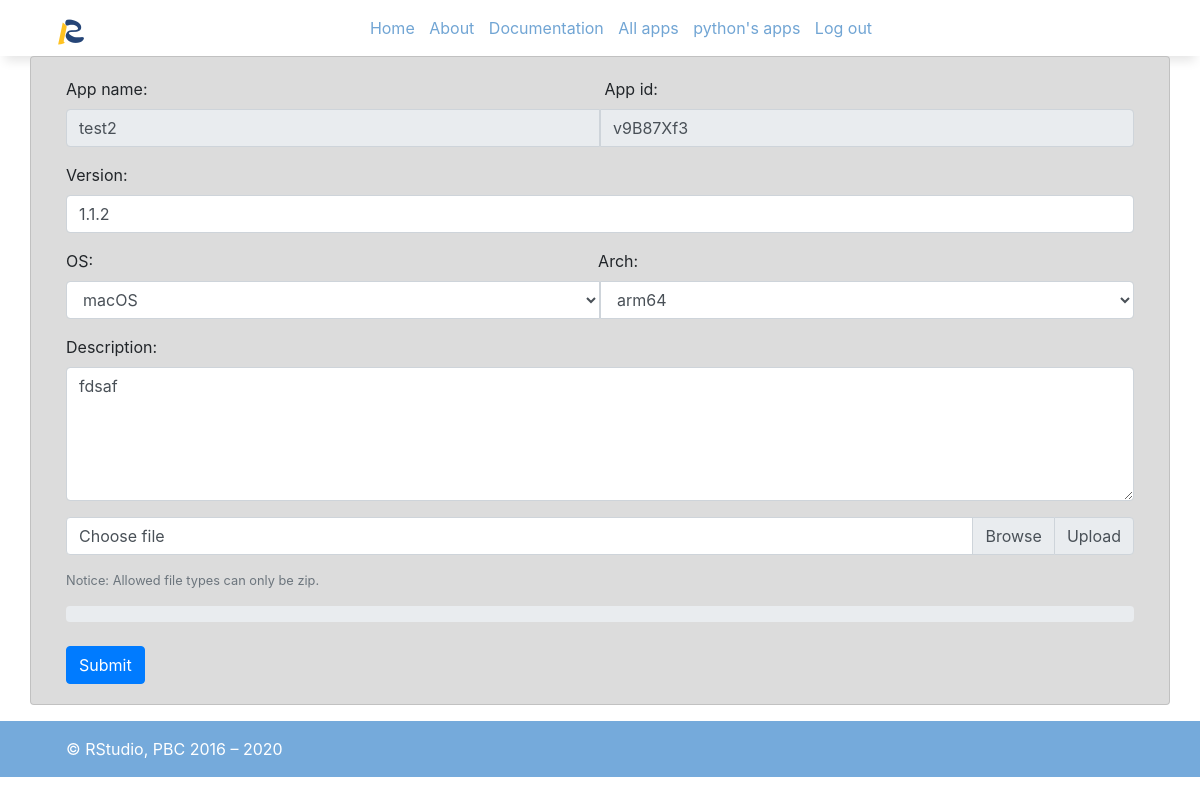
Page /update/v9B87Xf3 (signed in) on the committed database.
### tables this page shows
CREATE TABLE "package" (
  "pakid" text NOT NULL,
  "pakname" TEXT NOT NULL,
  "pakauthor" TEXT NOT NULL,
  "version" TEXT NOT NULL,
  "pakdesc" TEXT NOT NULL,
  "pakos" TEXT NOT NULL,
  "arch" TEXT,
  "distribution" TEXT,
  "pakdate" TEXT NOT NULL,
  "upmethod" TEXT NOT NULL,
  "title" TEXT,
  "rversion" TEXT,
  "runcmd" TEXT,
  "filepath" TEXT NOT NULL,
  "fileurl" TEXT,
  "paktag" TEXT,
  PRIMARY KEY ("pakid"),
  FOREIGN KEY ("pakauthor") REFERENCES "user" ("username") ON DELETE NO ACTION ON UPDATE NO ACTION
);

### main.py (the view, shortened to what this page needs)
@app.route('/update/<pakid>', methods=['POST', 'GET'])
def update_package(pakid):
    try:
        package_data = get_package_data(pakid)
        pakauthor = package_data[2]
        logged_in_username = session.get('username')
        if logged_in_username != pakauthor:
            return redirect('/login')
        error = None
        create_temp_folder(TEMP_FOLDER)
        if request.method == 'GET':
            return render_template('update.html', pakid = package_data[0], pakname = package_data[1], pakauthor =package_data[2] , version = package_data[3], pakdesc=package_data[4], pakos = package_data[5], arch = package_data[6])
    except Exception as e:
        return str(e)

### database.py (called while the page is built)
def get_db():
    db = sqlite3.connect(DATABASE)
    cur = db.cursor()
    return db, cur

def get_package_data(pakid):
    db, cur = get_db()
    package_data = cur.execute("SELECT * FROM package where pakid = ?",
                                      [pakid]).fetchone()
    close_db(db, cur)
    return package_data

def create_temp_folder(temp_path):
    if not os.path.exists(temp_path):
        os.makedirs(temp_path, exist_ok=True)

### templates/update.html (shortened to what this page needs)
<!doctype html>
<html>
<head>
    <link rel="stylesheet" href="../static/css/style.css"/>
    <link rel="stylesheet" href="../static/css/bootstrap.min.css">
</head>
<body>
{% extends 'base.html' %}
{% block content %}
<div class="container">
    <div class="row">
        <div class="col card" style="background-color: gainsboro">
            <div class="card-body">
                <form action="/update/{{ pakid }}" name="form" id="form" method="post">
                    <div class="mb-3">
                        <label for="input1">App name:&emsp;&emsp;&emsp;&emsp;&emsp;&emsp;&emsp;&emsp;&emsp;&emsp;&emsp;&emsp;&emsp;&emsp;&emsp;&emsp;&emsp;&emsp;&emsp;&emsp;&emsp;&emsp;&emsp;&emsp;&emsp;&emsp;&emsp;&emsp;&nbsp;&nbsp;App id:</label>
                        <div class="input-group">
                            <input type="text" name="pakname" class="form-control"
                                   aria-describedby="validatedInputGroupPrepend"
                                   id="input1" placeholder="app name" value="{{ pakname }}" readonly style="margin-left: 0">
                            <input type="text" name="pakid" class="form-control"
                                   aria-describedby="validatedInputGroupPrepend"
                                   id="input2" placeholder="app id" value="{{ pakid }}" readonly style="margin-left: 0">
                        </div>
                    </div>
                    <div class="mb-3">
                        <label for="input3">Version:</label>
                        <div class="input-group">
                            <input type="text" name="version" class="form-control"
                                   aria-describedby="validatedInputGroupPrepend"
                                   id="input3" placeholder="your package version" value="{{ version }}" required style="margin-left: 0">
                        </div>
                    </div>
                    <div class="mb-3">
                        <label for="input4">OS:&emsp;&emsp;&emsp;&emsp;&emsp;&emsp;&emsp;&emsp;&emsp;&emsp;&emsp;&emsp;&emsp;&emsp;&emsp;&emsp;&emsp;&emsp;&emsp;&emsp;&emsp;&emsp;&emsp;&emsp;&emsp;&emsp;&emsp;&emsp;&emsp;&emsp;&emsp;&nbsp;&nbsp;Arch:</label>
                        <div class="input-group">
                            <select name="pakos" id="input4" class="form-control" required style="margin-left: 0">
                                <option value="{{ pakos }}" selected hidden >{{ pakos }}</option>
                            </select>
                            <select name="arch" id="input5" class="form-control" required style="margin-left: 0">
                                <option value="{{ arch }}" selected hidden>{{ arch }}</option>
                            </select>
                        </div>
                    </div>
                    <div class="mb-3">
                        <label for="validationTextarea">Description:</label>
                        <textarea class="form-control" rows="5" name="pakdesc" id="validationTextarea2"
                                  placeholder="a brief description"
                                  required style="margin-left: 0">{{ pakdesc }}</textarea>
                    </div>
                    <div class="input-group mb-3">
                        <div class="custom-file">
                            <label class="custom-file-label" for="inputGroupFile02"
                                   aria-describedby="inputGroupFileAddon02">Choose file</label>
                        </div>
                        <div class="input-group-append">
                            <button class="input-group-text" id="inputGroupFileAddon02">Upload</button>
                        </div>
                    </div>
                    <div class="mb-3">
                        <small id="emailHelp" class="form-text text-muted">
                            Notice: Allowed file types can only be zip.
                        </small>
                    </div>
                    <div class="progress">
                    </div>
                    <br>
                    <button class="btn btn-primary" id="subButton" type="submit">Submit</button>
                </form>
            </div>
        </div>
    </div>
</div>
{% endblock content %}

### static/css/style.css (style rules this page uses)
body { margin: 0 auto 0; line-height: 1.5em; }
.container, .menu ul, .footer, main { max-width: 1100px; margin: 0 auto 0; }
.menu, .container, .footer, main { padding: 0 1em 0; }

### rows in the picture
package: pakname "test2", pakid "v9B87Xf3", version "1.1.2", pakos "macOS", arch "arm64", pakdesc "fdsaf"

### other values in the picture
{{ session.get('username') + "'s apps" }} "python's apps"
